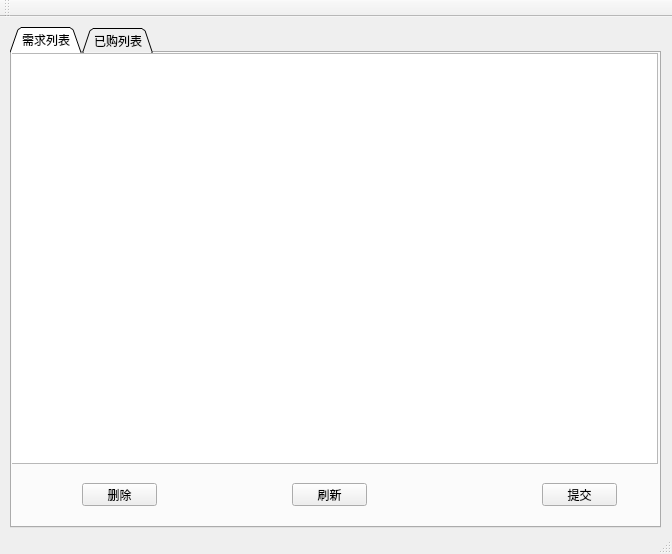
<?xml version="1.0" encoding="UTF-8"?>
<ui version="4.0">
 <class>MainWindow</class>
 <widget class="QMainWindow" name="MainWindow">
  <property name="geometry">
   <rect>
    <x>0</x>
    <y>0</y>
    <width>672</width>
    <height>554</height>
   </rect>
  </property>
  <property name="windowTitle">
   <string>MainWindow</string>
  </property>
  <widget class="QWidget" name="centralWidget">
   <widget class="QTabWidget" name="info_tab">
    <property name="geometry">
     <rect>
      <x>10</x>
      <y>10</y>
      <width>651</width>
      <height>501</height>
     </rect>
    </property>
    <property name="tabPosition">
     <enum>QTabWidget::North</enum>
    </property>
    <property name="tabShape">
     <enum>QTabWidget::Triangular</enum>
    </property>
    <property name="currentIndex">
     <number>0</number>
    </property>
    <widget class="QWidget" name="demand_Tab">
     <attribute name="title">
      <string>需求列表</string>
     </attribute>
     <widget class="QPushButton" name="demandSubmit_btn">
      <property name="geometry">
       <rect>
        <x>530</x>
        <y>430</y>
        <width>75</width>
        <height>23</height>
       </rect>
      </property>
      <property name="text">
       <string>提交</string>
      </property>
     </widget>
     <widget class="QPushButton" name="demandRefresh_btn">
      <property name="geometry">
       <rect>
        <x>280</x>
        <y>430</y>
        <width>75</width>
        <height>23</height>
       </rect>
      </property>
      <property name="text">
       <string>刷新</string>
      </property>
     </widget>
     <widget class="QTableView" name="tableView">
      <property name="geometry">
       <rect>
        <x>-5</x>
        <y>0</y>
        <width>651</width>
        <height>411</height>
       </rect>
      </property>
     </widget>
     <widget class="QPushButton" name="delete_btn">
      <property name="geometry">
       <rect>
        <x>70</x>
        <y>430</y>
        <width>75</width>
        <height>23</height>
       </rect>
      </property>
      <property name="text">
       <string>删除</string>
      </property>
     </widget>
    </widget>
    <widget class="QWidget" name="buy_Tab">
     <attribute name="title">
      <string>已购列表</string>
     </attribute>
     <widget class="QPushButton" name="buyRefresh_btn">
      <property name="geometry">
       <rect>
        <x>280</x>
        <y>430</y>
        <width>75</width>
        <height>23</height>
       </rect>
      </property>
      <property name="text">
       <string>刷新</string>
      </property>
     </widget>
     <widget class="QTableView" name="tableView_2">
      <property name="geometry">
       <rect>
        <x>-5</x>
        <y>1</y>
        <width>651</width>
        <height>411</height>
       </rect>
      </property>
     </widget>
    </widget>
   </widget>
  </widget>
  <widget class="QMenuBar" name="menuBar">
   <property name="geometry">
    <rect>
     <x>0</x>
     <y>0</y>
     <width>672</width>
     <height>23</height>
    </rect>
   </property>
  </widget>
  <widget class="QToolBar" name="mainToolBar">
   <attribute name="toolBarArea">
    <enum>TopToolBarArea</enum>
   </attribute>
   <attribute name="toolBarBreak">
    <bool>false</bool>
   </attribute>
  </widget>
  <widget class="QStatusBar" name="statusBar"/>
 </widget>
 <layoutdefault spacing="6" margin="11"/>
 <resources/>
 <connections/>
</ui>
